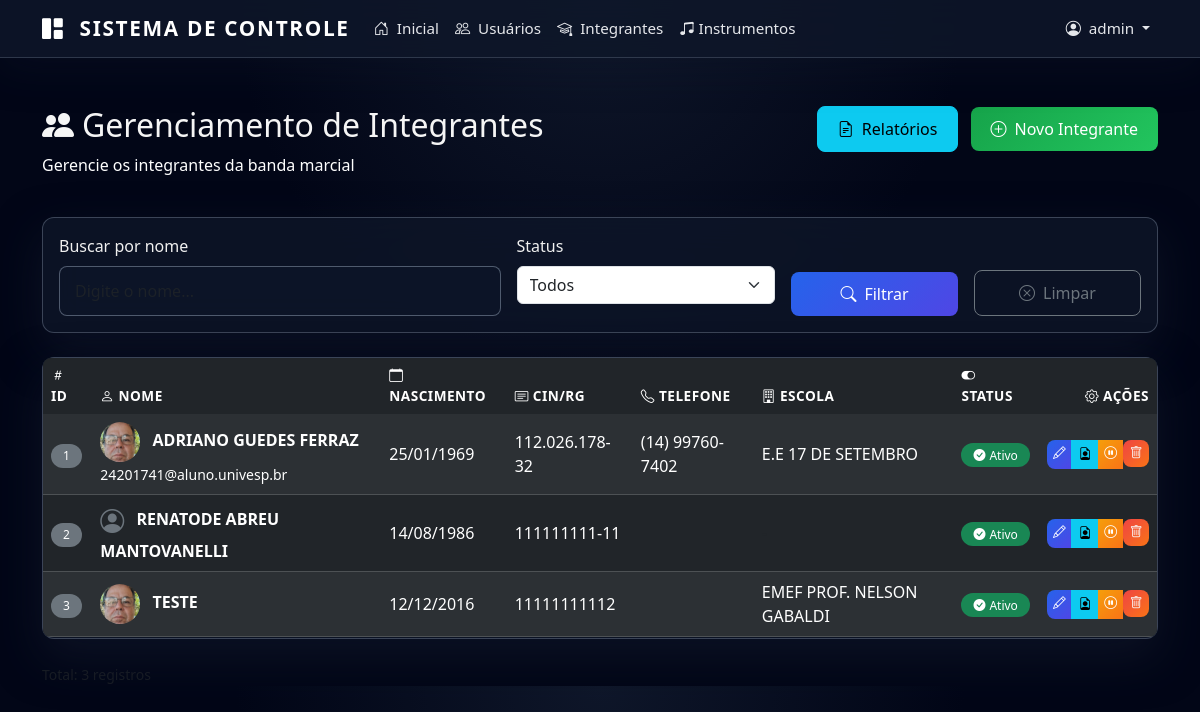
The app's page /admin/alunos (signed in), older data.
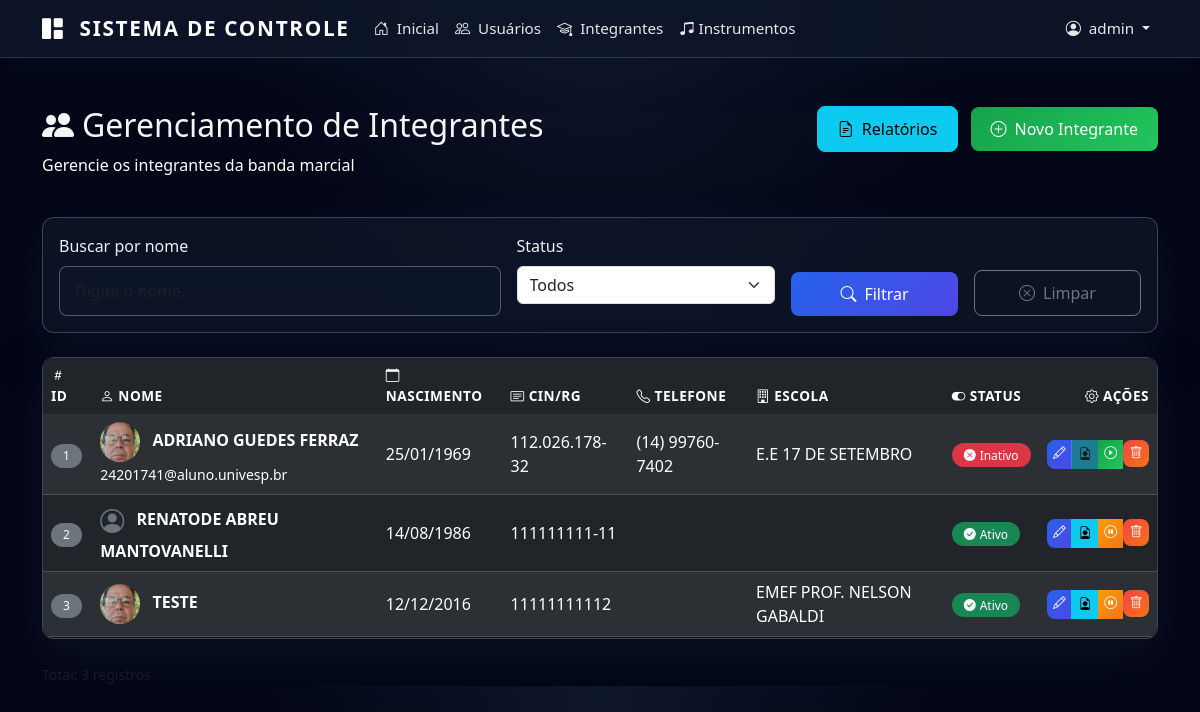
The same page, newer data.
### app/models.py (models this page shows, shortened)
class User(UserMixin, db.Model):
    id = db.Column(db.Integer, primary_key=True)
    username = db.Column(db.String(100), unique=True, nullable=False)
    password = db.Column(db.String(255), nullable=False)
    is_admin = db.Column(db.Boolean, default=False)
    is_active = db.Column(db.Boolean, default=True)
    must_change_password = db.Column(db.Boolean, default=True)
    login_attempts = db.Column(db.Integer, default=0)
    blocked_until = db.Column(db.DateTime, nullable=True)

class Aluno(db.Model):
    id = db.Column(db.Integer, primary_key=True)
    nome = db.Column(db.String(200), nullable=False)
    data_nascimento = db.Column(db.Date, nullable=True)
    naturalidade = db.Column(db.String(100))
    cin_rg = db.Column(db.String(20), unique=True)
    email = db.Column(db.String(150))
    telefone = db.Column(db.String(20))
    cep = db.Column(db.String(10))
    endereco = db.Column(db.String(300))
    bairro = db.Column(db.String(100))
    cidade = db.Column(db.String(100))
    estado = db.Column(db.String(2))
    foto_path = db.Column(db.String(500))
    ativo = db.Column(db.Boolean, default=True)
    numero = db.Column(db.String(20))
    complemento = db.Column(db.String(200))
    funcao_id = db.Column(db.Integer, db.ForeignKey('funcao_banda.id'))
    funcao = db.relationship('FuncaoBanda', backref='alunos')
    created_at = db.Column(db.DateTime, default=datetime.utcnow)
    data_entrada_banda = db.Column(db.Date, nullable=True)
    data_desligamento_banda = db.Column(db.Date, nullable=True)
    responsaveis = db.relationship('Responsavel', backref='aluno', lazy=True, cascade='all, delete-orphan')
    uniforme = db.relationship('Uniforme', backref='aluno', lazy=True, cascade='all, delete-orphan')
    presencas = db.relationship('Presenca', backref='aluno', lazy=True, cascade='all, delete-orphan')
    instrumentos = db.relationship('AlunoInstrumento', backref='aluno', lazy=True, cascade='all, delete-orphan')
    escolas = db.relationship('AlunoEscola', backref='aluno', lazy=True, cascade='all, delete-orphan')
    autorizacoes_foto = db.relationship(
        'AutorizacaoFotoMenor',
        back_populates='aluno',
        lazy='dynamic',
        cascade='all, delete-orphan',
    )

class AlunoEscola(db.Model):
    id = db.Column(db.Integer, primary_key=True)
    aluno_id = db.Column(db.Integer, db.ForeignKey('aluno.id'), nullable=False)
    escola_id = db.Column(db.Integer, db.ForeignKey('escola.id'), nullable=False)
    data_matricula = db.Column(db.Date, default=datetime.utcnow().date)

class Escola(db.Model):
    id = db.Column(db.Integer, primary_key=True)
    nome = db.Column(db.String(200), nullable=False)
    endereco = db.Column(db.String(300))
    alunos = db.relationship('AlunoEscola', backref='escola', lazy=True)

### app/routes.py (the view)
@main_bp.route("/admin/alunos")
@login_required
def listar_alunos():
    nome_busca = request.args.get('busca', '')
    ativo_filter = request.args.get('ativo', '')
    query = Aluno.query
    if nome_busca:
        query = query.filter(Aluno.nome.ilike(f'%{nome_busca}%'))
    if ativo_filter == '1':
        query = query.filter(Aluno.ativo == True)
    elif ativo_filter == '0':
        query = query.filter(Aluno.ativo == False)
    alunos = query.order_by(Aluno.nome).all()
    return render_template("admin_alunos.html",
                           alunos=alunos,
                           busca=nome_busca,
                           ativo_filter=ativo_filter)

### app/__init__.py (called while the page is built)
@login_manager.user_loader
def load_user(user_id):
    from .models import User
    return User.query.get(int(user_id))

### templates/admin_alunos.html (shortened to what this page needs)
{% extends "base.html" %}
{% block content %}
<div class="container mt-5 fade-in">
  <div class="row mb-4">
    <div class="col-md-8">
      <h2><i class="bi bi-people-fill me-2"></i>Gerenciamento de Integrantes</h2>
      <p class="text-white">Gerencie os integrantes da banda marcial</p>
    </div>
    <div class="col-md-4 text-md-end">
      <a href="{{ url_for('main.relatorio_geral_alunos') }}" class="btn btn-info me-2" target="_blank">
        <i class="bi bi-file-earmark-text me-2"></i>Relatórios
      </a>
      {% if current_user.is_admin %}
      <a href="{{ url_for('main.criar_aluno') }}" class="btn btn-success">
        <i class="bi bi-plus-circle me-2"></i>Novo Integrante
      </a>
      {% endif %}
    </div>
  </div>
  <div class="card mb-4">
    <div class="card-body">
      <form method="GET" action="{{ url_for('main.listar_alunos') }}" class="row g-3">
        <div class="col-md-5">
          <label for="busca" class="form-label">Buscar por nome</label>
          <input type="text" name="busca" id="busca" class="form-control"
                 value="{{ busca }}" placeholder="Digite o nome...">
        </div>
        <div class="col-md-3">
          <label for="ativo" class="form-label">Status</label>
          <select name="ativo" id="ativo" class="form-select">
            <option value="">Todos</option>
          </select>
        </div>
        <div class="col-md-2 d-flex align-items-end">
          <button type="submit" class="btn btn-primary w-100">
            <i class="bi bi-search me-2"></i>Filtrar
          </button>
        </div>
        <div class="col-md-2 d-flex align-items-end">
          <a href="{{ url_for('main.listar_alunos') }}" class="btn btn-outline-secondary w-100">
            <i class="bi bi-x-circle me-2"></i>Limpar
          </a>
        </div>
      </form>
    </div>
  </div>
  <div class="card">
    <div class="card-body p-0">
      <div class="table-responsive">
        <table class="table table-dark table-striped table-hover mb-0">
          <thead class="table-dark">
            <tr>
              <th><i class="bi bi-hash me-1"></i>ID</th>
              <th><i class="bi bi-person me-1"></i>Nome</th>
              <th><i class="bi bi-calendar me-1"></i>Nascimento</th>
              <th><i class="bi bi-card-text me-1"></i>CIN/RG</th>
              <th><i class="bi bi-telephone me-1"></i>Telefone</th>
              <th><i class="bi bi-building me-1"></i>Escola</th>
              <th><i class="bi bi-toggle-on me-1"></i>Status</th>
              <th class="text-end"><i class="bi bi-gear me-1"></i>Ações</th>
            </tr>
          </thead>
          <tbody>
            {% for a in alunos %}
            <tr>
              <td><span class="badge bg-secondary">{{ a.id }}</span></td>
              <td>
                {% if a.foto_path %}
                  <img src="{{ url_for('static', filename=a.foto_path) }}" alt="Foto"
                       class="rounded-circle me-2" style="width: 40px; height: 40px; object-fit: cover;">
                {% else %}
                  <i class="bi bi-person-circle text-secondary me-2" style="font-size: 1.5rem; vertical-align: middle;"></i>
                {% endif %}
                <strong>{{ a.nome }}</strong>
                {% if a.email %}
                  <br><small class="text-white">{{ a.email }}</small>
                {% endif %}
              </td>
              <td>
                {% if a.data_nascimento %}
                  {{ a.data_nascimento.strftime('%d/%m/%Y') }}
                {% else %}
                  <span class="text-muted">-</span>
                {% endif %}
              </td>
              <td>{{ a.cin_rg or ' ' }}</td>
              <td>{{ a.telefone or ' ' }}</td>
              <td>
                {% if a.escolas %}
                  {% for ae in a.escolas %}
                    {{ ae.escola.nome }}{% if not loop.last %}<br>{% endif %}
                  {% endfor %}
                {% else %}
                  <span class="text-muted">-</span>
                {% endif %}
              </td>
              <td>
                {% if a.ativo %}
                  <span class="badge bg-success">
                    <i class="bi bi-check-circle-fill me-1"></i>Ativo
                  </span>
                {% else %}
                  <span class="badge bg-danger">
                    <i class="bi bi-x-circle-fill me-1"></i>Inativo
                  </span>
                {% endif %}
              </td>
              <td class="text-end">
                <div class="btn-group btn-group-sm" role="group" style="white-space: nowrap;">
                  {% if current_user.is_admin %}
                  <a href="{{ url_for('main.editar_aluno', aluno_id=a.id) }}" class="btn btn-primary" title="Editar">
                    <i class="bi bi-pencil"></i>
                  </a>
                  {% endif %}
                  <a href="{{ url_for('main.relatorio_aluno', aluno_id=a.id) }}" class="btn btn-info" title="Relatório", target="_blank"
                     {% if not a.ativo %}style="opacity: 0.5; cursor: not-allowed"{% endif %}>
                    <i class="bi bi-file-earmark-person",></i>
                  </a>
                  {% if current_user.is_admin %}
                  <a href="{{ url_for('main.toggle_aluno', aluno_id=a.id) }}" class="btn {% if a.ativo %}btn-warning{% else %}btn-success{% endif %}"
                     title="{% if a.ativo %}Inativar{% else %}Ativar{% endif %}">
                    <i class="bi {% if a.ativo %}bi-pause-circle{% else %}bi-play-circle{% endif %}"></i>
                  </a>
                  <form action="{{ url_for('main.excluir_aluno', aluno_id=a.id) }}" method="POST" style="display: inline-block;">
                    <button type="submit" class="btn btn-danger" title="Excluir"
                            onclick="return confirm('Inativar {{ a.nome }}?')">
                      <i class="bi bi-trash"></i>
                    </button>
                  </form>
                  {% endif %}
                </div>
              </td>
            </tr>
            {% endfor %}
          </tbody>
        </table>
      </div>
    </div>
  </div>
  <div class="mt-4 text-muted">
    <small>Total: {{ alunos|length }} registros</small>
  </div>
</div>
{% endblock %}

### templates/base.html (shortened to what this page needs)
<!DOCTYPE html>
<html lang="pt-br">
<head>
  <link href="https://cdn.jsdelivr.net/npm/bootstrap@5.3.8/dist/css/bootstrap.min.css" rel="stylesheet">
  <link rel="stylesheet" href="https://cdn.jsdelivr.net/npm/bootstrap-icons@1.11.3/font/bootstrap-icons.min.css">
  <link rel="stylesheet" href="{{ url_for('static', filename='css/style.css') }}">
</head>
<body>
  {% if current_user.is_authenticated %}
  <nav class="navbar navbar-expand-md navbar-dark">
    <div class="container">
      <a class="navbar-brand" href="{{ url_for('main.dashboard') }}">
        <i class="bi bi-grid-1x2-fill me-2"></i> Sistema de Controle
      </a>
      <div class="collapse navbar-collapse" id="navbarNav">
        <ul class="navbar-nav me-auto">
          <li class="nav-item">
            <a class="nav-link" href="{{ url_for('main.dashboard') }}">
              <i class="bi bi-house-door me-1"></i> Inicial
            </a>
          </li>
          {% if current_user.is_admin %}
          <li class="nav-item">
            <a class="nav-link" href="{{ url_for('main.listar_usuarios') }}">
              <i class="bi bi-people me-1"></i> Usuários
            </a>
          </li>
          {% endif %}
          <li class="nav-item">
            <a class="nav-link" href="{{ url_for('main.listar_alunos') }}">
              <i class="bi bi-mortarboard me-1"></i> Integrantes
            </a>
          </li>
          <li class="nav-item">
            <a class="nav-link" href="{{ url_for('main.listar_instrumentos') }}">
              <i class="bi bi-music-note-beamed"></i> Instrumentos
            </a>
          </li>
        </ul>
        <ul class="navbar-nav">
          <li class="nav-item dropdown">
            <a class="nav-link dropdown-toggle" href="#" role="button" data-bs-toggle="dropdown" aria-expanded="false">
              <i class="bi bi-person-circle me-1"></i> {{ current_user.username }}
            </a>
          </li>
        </ul>
      </div>
    </div>
  </nav>
  {% endif %}
  <main class="{% if not current_user.is_authenticated %}min-vh-100{% endif %}">
    {% block content %}{% endblock %}
  </main>
</body>
</html>

### static/css/style.css (style rules this page uses)
:root { --primary-color: #0f172a; --secondary-color: #1e293b; --accent-color: #2563eb; --highlight-color: #e94560; --text-light: #e5e7eb; --text-muted: #9ca3af; --surface-color: #ffffff; --surface-muted: rgba(15, 23, 42, 0.04); --success-color: #22c55e; --warning-color: #facc15; --danger-color: #ef4444; }
body { font-family: system-ui, -apple-system, BlinkMacSystemFont, 'Segoe UI', Tahoma, Geneva, Verdana, sans-serif; background: radial-gradient(circle at top, #0f172a 0, #020617 40%, #020617 100%); color: #e5e7eb; }
.navbar { background: rgba(15, 23, 42, 0.85) !important; backdrop-filter: blur(16px); -webkit-backdrop-filter: blur(16px); border-bottom: 1px solid rgba(148, 163, 184, 0.25); box-shadow: 0 10px 40px rgba(15, 23, 42, 0.35); }
.navbar-brand { font-weight: 700; font-size: 1.3rem; letter-spacing: 0.08em; text-transform: uppercase; }
.nav-link { font-weight: 500; font-size: 0.95rem; color: #e5e7eb !important; transition: color 0.25s ease, opacity 0.25s ease; }
.card { border: none; border-radius: 12px; background: rgba(15, 23, 42, 0.75); backdrop-filter: blur(18px); -webkit-backdrop-filter: blur(18px); border: 1px solid rgba(148, 163, 184, 0.35); box-shadow: 0 18px 45px rgba(15, 23, 42, 0.7); transition: transform 0.3s ease, box-shadow 0.3s ease; }
.btn { border-radius: 8px; font-weight: 500; padding: 10px 20px; transition: all 0.3s ease; }
.btn-success { background: linear-gradient(135deg, #16a34a, #22c55e); border: none; }
.btn-primary { background: linear-gradient(135deg, #2563eb, #4f46e5); border: none; }
.btn-warning { background: linear-gradient(135deg, #f59e0b, #f97316); border: none; color: white; }
.btn-danger { background: linear-gradient(135deg, #ef4444, #f97316); border: none; color: #f9fafb; }
.table { border-radius: 8px; overflow: hidden; }
.table-dark { background-color: var(--primary-color); }
.table thead th { border-bottom: none; font-weight: 600; text-transform: uppercase; font-size: 0.85rem; letter-spacing: 0.5px; }
.table tbody tr { transition: background-color 0.2s ease; }
.badge { padding: 6px 12px; border-radius: 20px; font-weight: 500; font-size: 0.75rem; }
.form-control { border-radius: 8px; border: 1px solid rgba(148, 163, 184, 0.5); padding: 12px 15px; transition: all 0.3s ease; background-color: rgba(15, 23, 42, 0.65); color: #e5e7eb; }
.form-label { font-weight: 500; color: #f0f0f0; margin-bottom: 8px; }
h2, h3, h4, h5, h6 { color: #f5f5f5; }
p { color: #d0d0d0; }
.fade-in { animation: fadeIn 0.5s ease-out; }

### templates/admin_alunos.html (style rules this page uses)
.btn-group-sm .btn { padding: 0.25rem 0.4rem; font-size: 0.8rem; }
.table td { vertical-align: middle; }

Row changes from the older to the newer data that the page shows:
changed Aluno "ADRIANO GUEDES FERRAZ": ativo "Ativo" → "Inativo"
